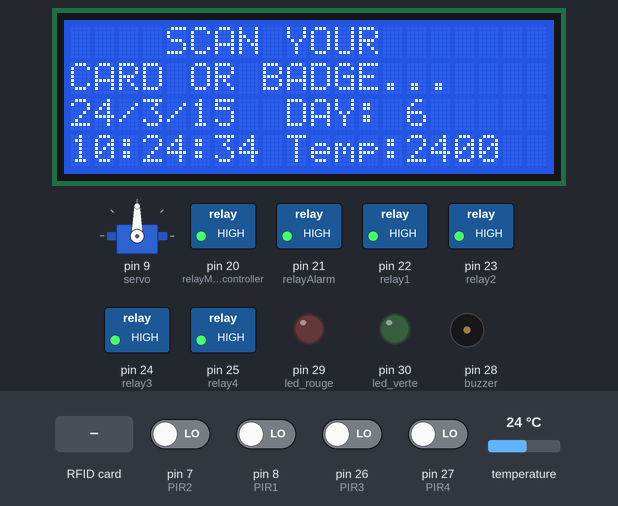
The sketch below on a simulated Arduino Mega 2560, built with avr-gcc and run on an emulated ATmega2560. On the bench: servo, 20×4 character LCD, switched loads named in the sketch (green lamp = pin HIGH), output pins drawn as LEDs (lit = HIGH), buzzer (waves = sounding). Inputs (shaded band) come from the test bench; at power-on: pin 7 (PIR2), pin 8 (PIR1), pin 26 (PIR3), pin 27 (PIR4) LOW, temperature 24 °C. The local clock reads 2024-03-15 10:24:30 at power-on unless the sketch sets it; pins used as bus, display or sensor lines are not drawn; what the sketch prints to the serial monitor is not drawn.

Above: at 4.3 s.
4.4 s: RFID card 25 45 EE 7A held to the reader
At 5.4 s:
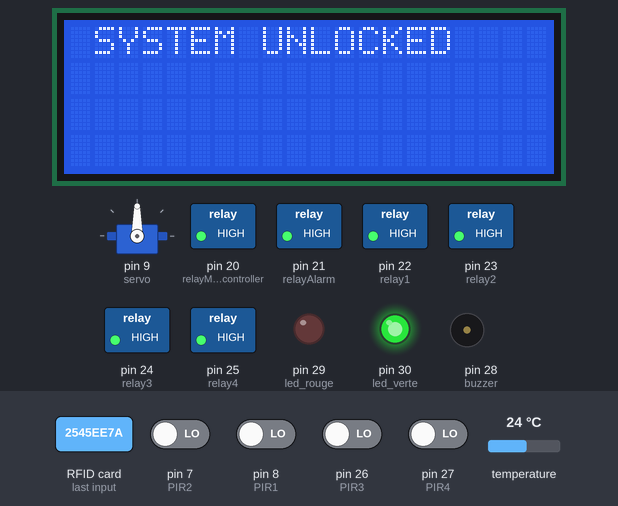
7.4 s: pin 7 (PIR2) driven HIGH
At 8.6 s:
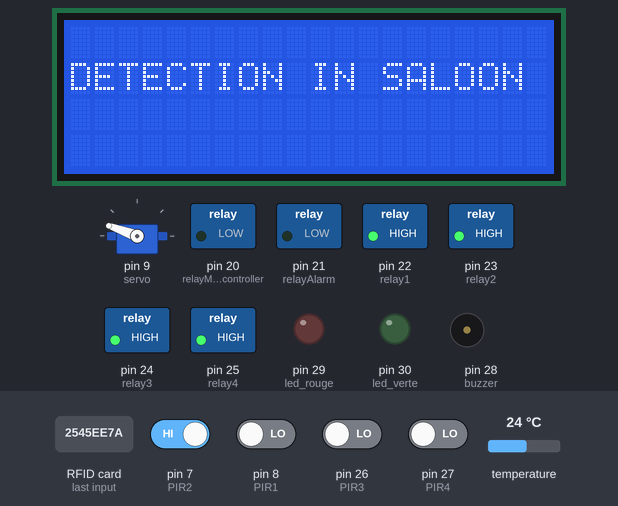
9.1 s: pin 7 (PIR2) driven LOW
At 9.27 s:
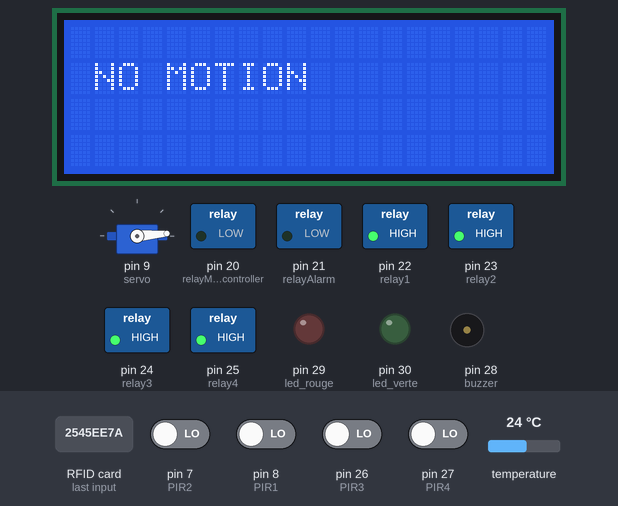
11.5 s: RFID card 25 45 EE 7A held to the reader
At 13.2 s:
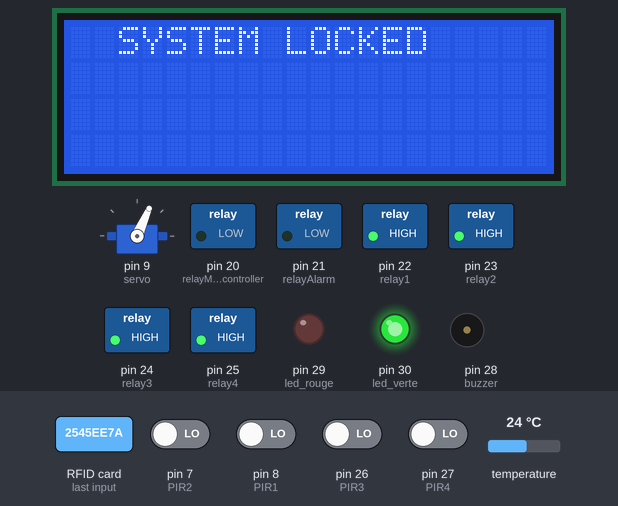
14.5 s: RFID card 5E 7A 19 C4 held to the reader
At 16.4 s:
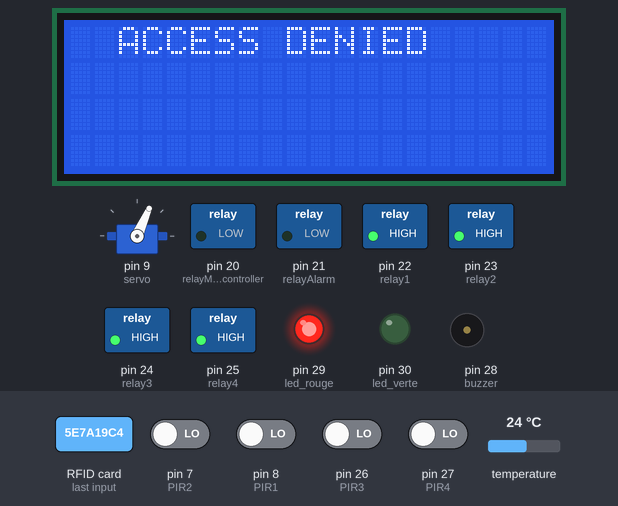
17.5 s: temperature set to 12 °C
At 19.8 s:
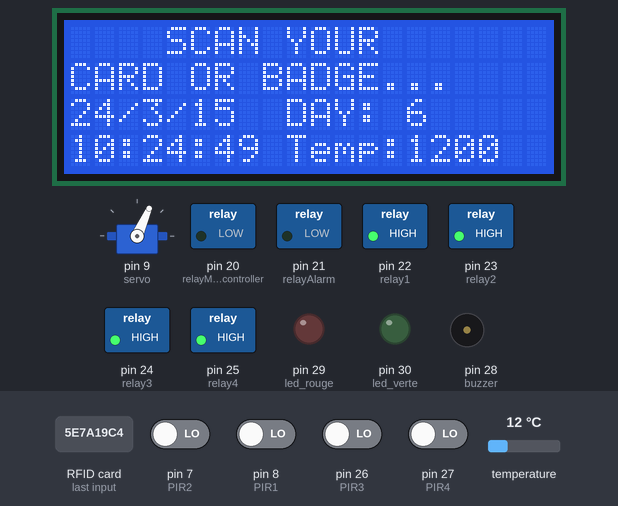
Timing chart, 0 to 20.5 s (numbered marks = the images above; inputs shaded):
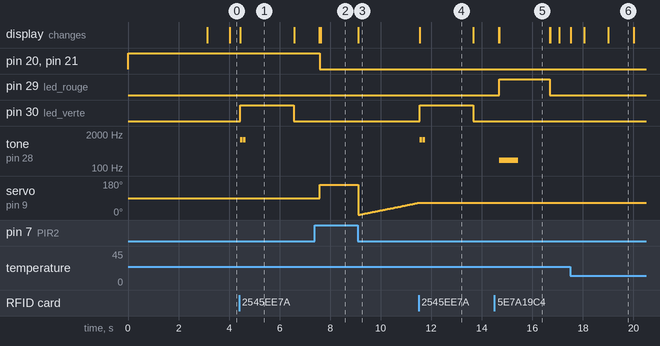

Measured:
- after the input at 4.4 s, pin 30 (led_verte): LOW → HIGH at once, → LOW 2.1 s later; tone on pin 28 (buzzer): alternates 1200 Hz for 0.10 s and silent for 0.03 s, 4 changes in all, then stays silent, starting at once; the display: changes at once (image 1)
- after the input at 7.4 s, pin 21 (relayAlarm): HIGH → LOW after 0.19 s; the display: first differs from a run without the input after 0.23 s (image 2)
- after the input at 9.1 s, the display: changes at once (image 3)
- after the input at 11.5 s, pin 30 (led_verte): LOW → HIGH at once, → LOW 2.1 s later; tone on pin 28 (buzzer): alternates 1200 Hz for 0.10 s and silent for 0.03 s, 4 changes in all, then stays silent, starting at once; servo on pin 9 (servo): goes on until 11.5 s, then stays 66°; the display: changes at once (image 4)
- after the input at 14.5 s, pin 29 (led_rouge): LOW → HIGH after 0.19 s, → LOW 2.0 s later; tone on pin 28 (buzzer): silent → 200 Hz after 0.19 s, → silent 0.75 s later; the display: first differs from a run without the input after 0.19 s (image 5)
- what the display in image 1 shows lasts 2.2 s, from 4.4 s to 6.6 s
- what the display in image 5 shows lasts 2.0 s, from 14.7 s to 16.7 s

The sketch:

DDDDDDDDDDDDDDDDDDDDDDDDDDDDDDDDDDD.ino
```cpp
/* -----------------------------------------------------------------------------------------
 *             MFRC522      Arduino       Arduino   Arduino    Arduino          Arduino
 *             Reader/PCD   Uno/101       Mega      Nano v3    Leonardo/Micro   Pro Micro
 * Signal      Pin          Pin           Pin       Pin        Pin              Pin
 * -----------------------------------------------------------------------------------------
 * RST/Reset   RST          9             5         D9         RESET/ICSP-5     RST
 * SPI SS      SDA(SS)      10            53        D10        10               10
 * SPI MOSI    MOSI         11 / ICSP-4   51        D11        ICSP-4           16
 * SPI MISO    MISO         12 / ICSP-1   50        D12        ICSP-1           14
 * SPI SCK     SCK          13 / ICSP-3   52        D13        ICSP-3           15
 */

/********************* LIBRARIES *****************************/

#include <SPI.h>
#include <Servo.h>
#include "Arduino.h"
#include "Wire.h"
#include "uRTCLib.h"
#include <MFRC522.h>
#include <LiquidCrystal.h>
#define RST_PIN 5
#define SS_PIN 53
MFRC522 module_rfid(SS_PIN, RST_PIN);
Servo servo;
LiquidCrystal lcd(12,11,6,4,3,2);
uRTCLib rtc;

/********************* PIN IDENTIFICATION ***********************/
    int relay1 = 22;
    int relay2 = 23;
    int relay3 = 24;
    int relay4 = 25;
    int relayAlarm = 21;
    int relayMicrocontroller =20;
    int PIR1 = 8;
    int PIR2 = 7;
    int PIR3 = 26;
    int PIR4 = 27;
    int buzzer = 28;
    int led_rouge = 29;
    int led_verte = 30;
 /************ RTC PINS (SCL, SDA, VCC, GND) *****************************/


/********************* REDEFINITION IN BOOL OF PIRs ****************************/
     bool PIRvalue1;
     bool PIRvalue2;
     bool PIRvalue3;
     bool PIRvalue4;

/********************** TOGGLESTATES OF THE REMOTE CONTROL *********************/
     int togglestate1=0;  // OFF/ON BUTTON 1 FOR THE LAMP 1
     int togglestate2=0;  // OFF/ON BUTTON 2 FOR THE LAMP 2
     int togglestate3=0;  // OFF/ON BUTTON 3 FOR THE LAMP 3
     int togglestate4=0;  // BUTTON POWER TO ACTIVATE AND DISACTIVATE THE ALARM
/******************** TOGGLE STATE OF THE RFID CARD *********************/
     int togglestate = 0;


void setup() {

  /**************** HERE ARE THE CODES WHITCH ARE GOING TO BE EXECUTED ONLY ONCE *******************/

      pinMode(relay1, OUTPUT);
      pinMode(relay2, OUTPUT);
      pinMode(relay3, OUTPUT);
      pinMode(relay4, OUTPUT);
      pinMode(relayAlarm ,OUTPUT);
      pinMode(relayMicrocontroller, OUTPUT);
 /******************** INITIASATION OF THE RELAYS AT THE STATE LOW *****************/

      digitalWrite(relay1, HIGH);
      digitalWrite(relay2, HIGH);
      digitalWrite(relay3, HIGH);
      digitalWrite(relay4, HIGH);
      digitalWrite(relayAlarm, HIGH);
      digitalWrite(relayMicrocontroller, HIGH);

      #ifdef ARDUINO_ARCH_ESP8266
      Wire.begin(0, 2); // D3 and D4 on ESP8266
      #else
      Wire.begin();
      #endif

      // THIS IS THE SETTINGS OF THE REAL TIME CLOCK TO BE Only used once, then disabled
      //rtc.set(30, 35, 14, 3, 15, 5, 19);
      //  RTCLib::set(byte second, byte minute, byte hour, byte dayOfWeek, byte dayOfMonth, byte month, byte year)

      rtc.set_rtc_address(0x68);

      Serial.begin(9600); //interpeller le serial monitor pour afficher output sur serial monitor
      servo.attach(9); // THE SERVO MOTOR IS CONNECTED TO THE PIN 9
 /********************* REDEFINITION OF PIRs SENSORS AS INPUT *********************/
      pinMode(PIR1, INPUT);
      pinMode(PIR2, INPUT);
      pinMode(PIR3, INPUT);
      pinMode(PIR4, INPUT);

      Serial.print ("Setting PIR sensors ");
      Serial.println ("PIR Ready to go!");
      servo.write(90); // INITIAL POSITION OF THE OF THE SERVO MOTOR AT 90 degrees

      pinMode(led_rouge,OUTPUT);
      pinMode(led_verte,OUTPUT);
      pinMode(buzzer,OUTPUT);

      lcd.begin(20, 4);
      SPI.begin();
      module_rfid.PCD_Init();
      lcd.setCursor(0, 0);
      lcd.print("SYSTEM LOCKED ");
      lcd.setCursor(0, 1);
      lcd.print(" INDENTIFICATION");
      delay(3000);
      Serial.begin(9600);
}

/************************ HERE ARE FUNCTIONS OF THE SERVO MOTOR *****************/

     bool unlocked = false;
     int pos       = 0;
     bool direct   = false;
     long prevTime = 0;


void loop() {

/******************* HERE ARE THE CODES WITCH ARE GOING TO BE EXECUTED REPETEDLY **************/

       realTimeClock(); // THIS IS THE FIRST FUNCTION TO BE EXECUTED FOR THE REAL TIME CLOCK
       if(!unlocked){                                     // IF THE SYSTEM IS LOCKED

                   lcd.setCursor(0, 0);                 // SET THE CURSOR OF THE LCD AT THE FISRT COLOM OF THE FIRST LINE
                   lcd.print("    SCAN YOUR");         //  THIST MESSAGE ASKING FOR PRESENTING THE TAG
                   lcd.setCursor(0, 1);               //
                   lcd.print("CARD OR BADGE...");    //

       if ( ! module_rfid.PICC_IsNewCardPresent()){ // THE RECOGNISATION OF THE CARD OR BAGDE
       digitalWrite(led_rouge, LOW);
       return;
       }
       if ( ! module_rfid.PICC_ReadCardSerial()){     // READ THE IDENTITY OF THE CARD OR TAG IF PRESENT
       return;
       }

       String UID = "";    // VARIABLE THAT CONTAINS THE IDENTITY OF THE TAG OR CARD

  /****************************** SHOW THE IDENTITY OF THE CARD IN HEXADECIMAL **************************/

       for (byte i= 0; i < module_rfid.uid.size; i++){
       UID.concat(String(module_rfid.uid.uidByte[i] < 0*10 ? " 0" : " "));
       UID.concat(String(module_rfid.uid.uidByte[i], HEX));
       }
       UID.toUpperCase();

       if (UID.substring(1) == "25 45 EE 7A" )  // IDENTITY OF THE CARD TO BE ACCEPTED(REAL TAG)
       {
       systemUnlocked();   // CALLING OF THE FUNCION OF UNCLOCKING THE SYSTEM
       }
       else {
       accessDenied();     // CALLING OF THE  FUNCTION OF ACCESS DENIED OF THE CARD IS WRONG
       Serial.println("invalid card");
   }
  }
       else {  // IF THE CARD PRESENTED IS CORRECT

                myServo(); // CALL THE FUNCTION OF THE SERVO MOTOR TO RUN
                Serial.println("barack");
                digitalWrite(relayMicrocontroller, LOW); // ACTIVATE THE MICROCONTROLLER


      if ( ! module_rfid.PICC_IsNewCardPresent()){  // IF THE CARD IS PRESENT AGAIN
      return;
      }
      if ( ! module_rfid.PICC_ReadCardSerial()){    // IF SO READ THE CARD AGAIN
      return;
      }


      String UID = "";   // THE VARIABLE TO STORE THE IDENTITY OF THE CARD ONCE READ

/**********************  SHOW THE IDENTITY OF THE CARD IN HEXADECIMAL ******************/

      for (byte i= 0; i < module_rfid.uid.size; i++){
      UID.concat(String(module_rfid.uid.uidByte[i] < 0*10 ? " 0" : " "));
      UID.concat(String(module_rfid.uid.uidByte[i], HEX));
    }
      UID.toUpperCase();

      if (UID.substring(1) == "25 45 EE 7A" ) // IF THE SAME CARD THE READ FOR THE SECOND TIME THEN
      {
      systemLocked();  // THEN CALL THE FUNCTION OF LOCKING THE SYSTEM
      }

      else {  // IS THE PRESENT CARD IS WRONG THE
      Serial.println("invalid card"); // CALL THE FUNCTION OF INVALID CARD
      digitalWrite(led_rouge, HIGH);
      }
   /* else{
     lcd.clear();
     lcd.setCursor(0, 0);
     lcd.print("  ACCESS DENIED    ");
     digitalWrite(led_rouge, HIGH);
     tone(buzzer, 200, 750);
     delay(2000);

     digitalWrite(led_rouge, LOW);


     lcd.clear();

    }*/
}

}


/************************ ALL THE FUNCTIONS ********************************/

    void askingForTag()

        {

         Serial.println("leleellele");
         lcd.setCursor(0, 0);
         lcd.print("    SCAN YOUR");
         lcd.setCursor(0, 1);
         lcd.print("CARD OR BADGE...");

         if ( ! module_rfid.PICC_IsNewCardPresent()){
         return;
         }
         if ( ! module_rfid.PICC_ReadCardSerial()){
         return;
         }


         String UID = "";

         for (byte i= 0; i < module_rfid.uid.size; i++){
         UID.concat(String(module_rfid.uid.uidByte[i] < 0*10 ? " 0" : " "));
         UID.concat(String(module_rfid.uid.uidByte[i], HEX));
         }
         UID.toUpperCase();
         }

/*********************** FUNCTIONS **********************************/

     void accessDenied()
     {
     lcd.clear();
     lcd.setCursor(0, 0);
     lcd.print("  ACCESS DENIED    ");
     digitalWrite(led_rouge, HIGH);
     tone(buzzer, 200, 750);
     delay(2000);
     digitalWrite(led_rouge, LOW);
     lcd.clear();
     }

     void systemLocked()
     {
     lcd.clear();
     lcd.setCursor(0, 0);
     lcd.print("  SYSTEM LOCKED  ");
     digitalWrite(led_verte, HIGH);
     tone(buzzer, 1200, 100);
     delay(125);
     tone(buzzer, 1200, 100);
     delay(2000);
     digitalWrite(led_verte, LOW);
     lcd.clear();
     lcd.print("  PROSSESSING...   ");
     delay(1000);
     togglestate=0;
     lcd.clear();
     unlocked = false;
     Serial.println("system locked ");
     }


    void systemUnlocked()
    {
    lcd.clear();
    lcd.setCursor(0, 0);
    lcd.print(" SYSTEM UNLOCKED   ");
    digitalWrite(led_verte, HIGH);
    tone(buzzer, 1200, 100);
    delay(125);
    tone(buzzer, 1200, 100);
    delay(2000);
    digitalWrite(led_verte, LOW);
    lcd.clear();
    lcd.print("  PROSSESSING...   ");
    delay(1000);
    togglestate=1;
    lcd.clear();
    unlocked = true;
    Serial.println("system unlocked ");

    }
    void myServo()
    {
    PIRvalue1 = digitalRead(PIR1);
    PIRvalue2 = digitalRead(PIR2);
    PIRvalue3 = digitalRead(PIR3);
    PIRvalue4 = digitalRead(PIR4);
    if (PIRvalue1 == LOW && PIRvalue2 == LOW /*&& PIRvalue3 == LOW && PIRvalue4 == LOW*/)
    {
    if((millis()-prevTime)>=15)
    {
        prevTime=millis();
        if(pos==180)direct=true;
        if(pos==0)direct=false;
        if(direct)pos--;
        else pos++;
        servo.write(pos);
        lcd.clear();
        lcd.setCursor(0,1);
        lcd.print(" NO MOTION  ");
    }
    }

    else if (PIRvalue1 == HIGH && PIRvalue2 == LOW /*&& PIRvalue3 == LOW && PIRvalue4 == LOW*/ )
    {
         lcd.clear();
        lcd.setCursor(0,1);
        lcd.print("DETECTION IN SALOON");
         digitalWrite(relayAlarm ,LOW);
         servo.write(180);
         Serial.println("Position servo : PIR1, Motion detected");
      }
  else if (PIRvalue1 == LOW && PIRvalue2 == HIGH /* && PIRvalue3 == LOW && PIRvalue4 == LOW*/ )
     {
            lcd.clear();
            lcd.setCursor(0,1);
            lcd.print("DETECTION IN SALOON");
            digitalWrite(relayAlarm ,LOW);
            servo.write(160);
            Serial.println("Position servo : PIR2, Motion detected");
     }
     /* else if (PIRvalue1 == LOW && PIRvalue2 == LOW && PIRvalue3 == HIGH && PIRvalue4 == LOW )
     {
            lcd.clear();
            lcd.setCursor(0,1);
            lcd.print("DETECTION ROOM1");
            digitalWrite(relayAlarm ,LOW);
            servo.write(100);
            Serial.println("Position servo : PIR2, Motion detected");
     }
      else if (PIRvalue1 == LOW && PIRvalue2 == LOW && PIRvalue3 == LOW && PIRvalue4 == HIGH )
     {
           lcd.clear();
           lcd.setCursor(0,1);
           lcd.print("DETECTION ROOM2");
           digitalWrite(relayAlarm ,LOW);
           servo.write(50);
           Serial.println("Position servo : PIR2, Motion detected");
     }
      else if (PIRvalue1 == HIGH && PIRvalue2 == HIGH && PIRvalue3 == LOW && PIRvalue4 == LOW )
     {
           lcd.clear();
           lcd.setCursor(0,1);
           lcd.print("DETECTION IN SALOON");
           digitalWrite(relayAlarm ,LOW);
           servo.write(90);
           Serial.println("Position servo : PIR2, Motion detected");
     } */

  else

     {
           lcd.clear();
           lcd.setCursor(0,1);
           lcd.print("   DETECTION");
           digitalWrite(relayAlarm ,LOW);
           Serial.println("No motion");

     }


  }


  void realTimeClock()   // THE FUNCTION OF THE REAL TIME CLOCK

    {
          rtc.refresh();  // REFRESH THE RTC
          Serial.print("RTC DateTime: "); //
          lcd.setCursor(0,2);
          lcd.print(rtc.year());
          lcd.print('/');
          lcd.print(rtc.month());
          lcd.print('/');
          lcd.print(rtc.day());

          lcd.print(' ');
          lcd.setCursor(0,3);
          lcd.print(rtc.hour());
          lcd.print(':');
          lcd.print(rtc.minute());
          lcd.print(':');
          lcd.print(rtc.second());
          lcd.setCursor(8,2);
          lcd.print(" DAY: ");
          lcd.print(rtc.dayOfWeek());
          lcd.setCursor(8,3);
          lcd.print(" Temp:");
          lcd.print(rtc.temp());

          lcd.println();
}


void remoteControl()

{

  }
```
